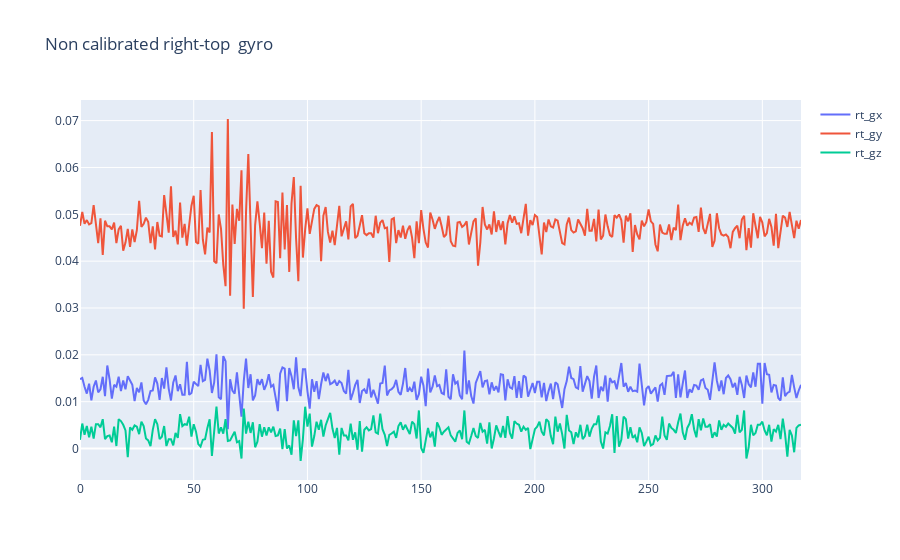
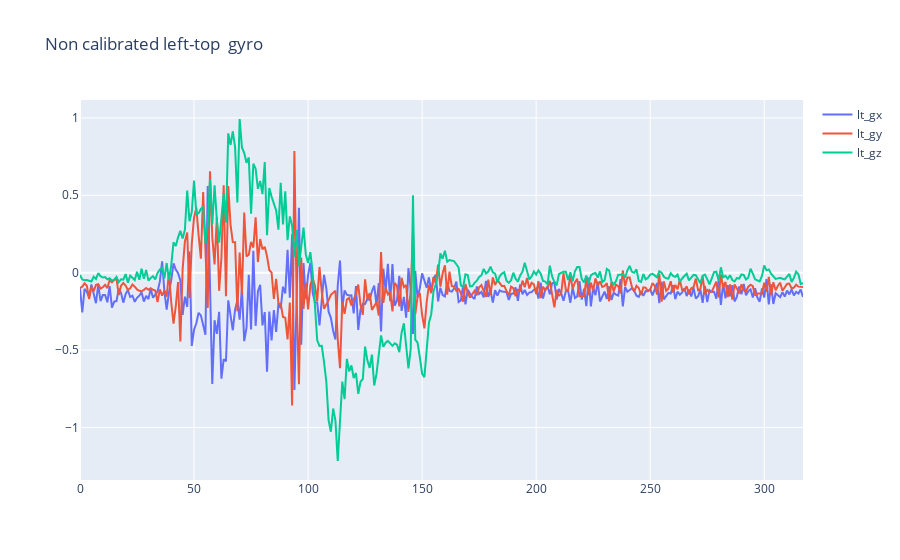
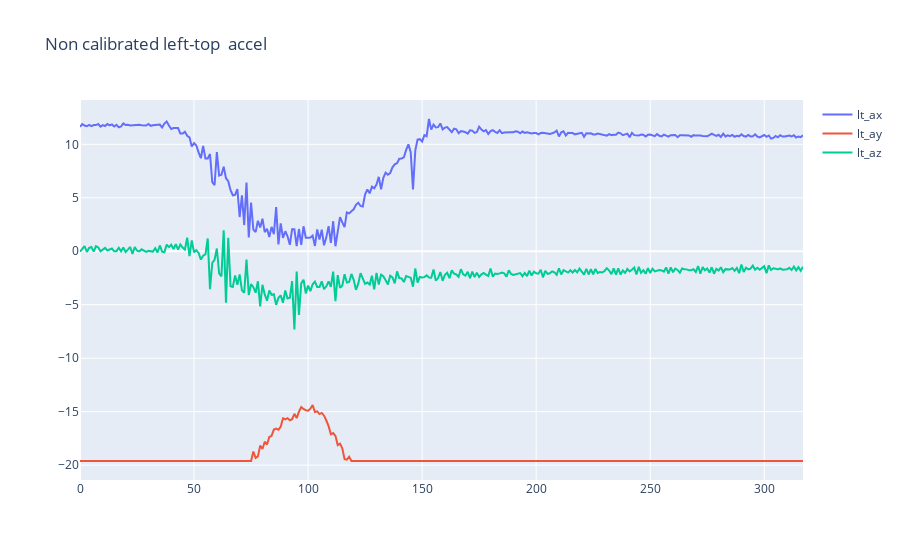

Notebook source saved alongside these figures, in order:
### Code cell
show_plot(rt,'Non calibrated right-top ',False)
show_plot(lt,'Non calibrated left-top ',False)
show_plot(lt,'Non calibrated left-top ',True)

### Figure 1 — Plotly figure (JSON) as saved in the notebook; plotly's stock layout.template omitted (floating-point values rounded to 4 significant figures; data arrays with more than 128 entries replaced by an {"elided": "..."} marker saying what was removed)
{"data": [{"name": "rt_gx", "type": "scatter", "x": {"elided": "318 int values"}, "y": {"elided": "318 float values"}}, {"name": "rt_gy", "type": "scatter", "x": {"elided": "318 int values"}, "y": {"elided": "318 float values"}}, {"name": "rt_gz", "type": "scatter", "x": {"elided": "318 int values"}, "y": {"elided": "318 float values"}}], "layout": {"title": {"text": "Non calibrated right-top  gyro"}}}

### Figure 2 — Plotly figure (JSON) as saved in the notebook; plotly's stock layout.template omitted (floating-point values rounded to 4 significant figures; data arrays with more than 128 entries replaced by an {"elided": "..."} marker saying what was removed)
{"data": [{"name": "lt_gx", "type": "scatter", "x": {"elided": "318 int values"}, "y": {"elided": "318 float values"}}, {"name": "lt_gy", "type": "scatter", "x": {"elided": "318 int values"}, "y": {"elided": "318 float values"}}, {"name": "lt_gz", "type": "scatter", "x": {"elided": "318 int values"}, "y": {"elided": "318 float values"}}], "layout": {"title": {"text": "Non calibrated left-top  gyro"}}}

### Figure 3 — Plotly figure (JSON) as saved in the notebook; plotly's stock layout.template omitted (floating-point values rounded to 4 significant figures; data arrays with more than 128 entries replaced by an {"elided": "..."} marker saying what was removed)
{"data": [{"name": "lt_ax", "type": "scatter", "x": {"elided": "318 int values"}, "y": {"elided": "318 float values"}}, {"name": "lt_ay", "type": "scatter", "x": {"elided": "318 int values"}, "y": {"elided": "318 float values"}}, {"name": "lt_az", "type": "scatter", "x": {"elided": "318 int values"}, "y": {"elided": "318 float values"}}], "layout": {"title": {"text": "Non calibrated left-top  accel"}}}
